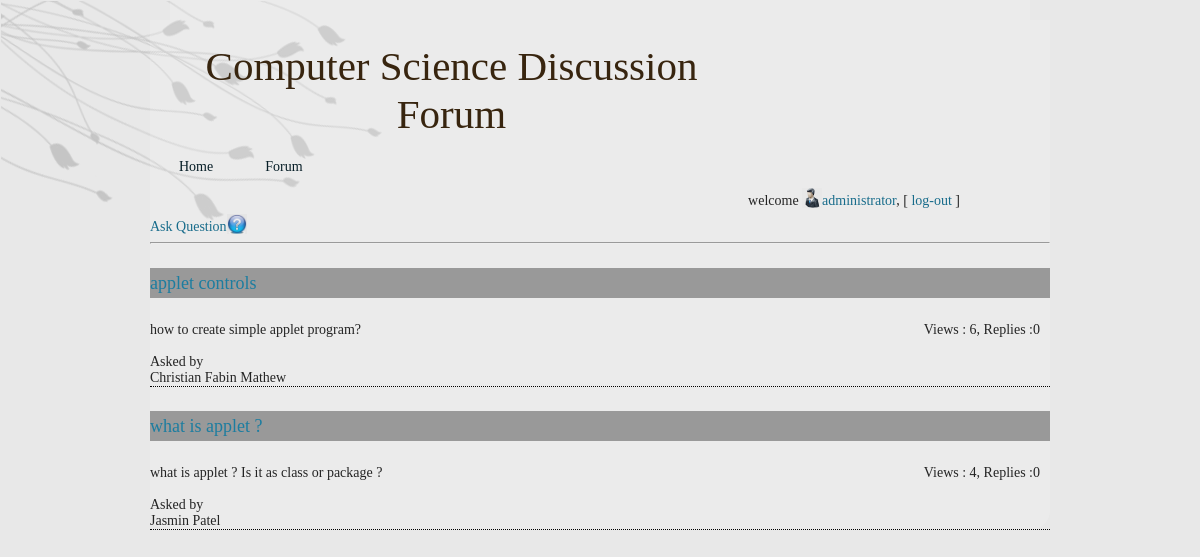
The app's page /questions.php?id=13 (signed in) with its own data.
### tables this page shows
CREATE TABLE `question` (
  `question_id` int(11) NOT NULL,
  `heading` varchar(50) NOT NULL,
  `question_detail` varchar(2000) NOT NULL,
  `datetime` timestamp NOT NULL DEFAULT CURRENT_TIMESTAMP,
  `user_id` int(11) NOT NULL,
  `subtopic_id` int(11) NOT NULL,
  `views` int(11) NOT NULL
);

CREATE TABLE `user` (
  `user_id` int(11) NOT NULL,
  `country` varchar(50) NOT NULL,
  `state` varchar(50) NOT NULL,
  `address` varchar(500) NOT NULL,
  `user_type` varchar(50) NOT NULL,
  `username` varchar(50) DEFAULT NULL,
  `fullname` varchar(50) DEFAULT NULL,
  `password` varchar(50) DEFAULT NULL,
  `user_acc_active` tinyint(1) DEFAULT NULL,
  `dob` date NOT NULL,
  `e_mail` varchar(100) DEFAULT NULL,
  `gender` varchar(20) NOT NULL,
  `uimg` varchar(255) NOT NULL,
  `isuser` tinyint(1) NOT NULL
);

### utility.php (called while the page is built, shortened)
<?php
	function ExecuteQuery ($SQL)
	{
		$rows = mysql_query ($SQL);
		return $rows;
	}
?>

### questions.php (the view, shortened to what this page needs)
<?php session_start();
	require("header.php");
	require("checkUser.php");
	$id=$_GET["id"];
?>
<a href="question.php?stid=<?php echo $id ?>">Ask Question<img src="res/images/askq.jpg"  class='imagedel'/></a>
<hr />
<?php
	$str="SELECT * FROM question, user WHERE question.user_id=user.user_id and subtopic_id=$id";
	$result=ExecuteQuery($str);
	$no_rows = mysql_num_rows($result);
	if ($no_rows > 0)
	{
		while($row = mysql_fetch_array($result))
		{
			$rowsc=ExecuteQuery("SELECT count(*) as counter from answer where question_id=$row[question_id]");
			$rowc = mysql_fetch_array($rowsc);
			$count = $rowc['counter'];
			echo "<h4>";
			echo "<span class='box2'>";
			echo "<span class='head'><a href='questionview.php?qid=$row[question_id]' >$row[heading]</a> </span>";
			echo "</span>";
			echo "</h4>";
			echo "$row[question_detail] <span class='view2'>Views : $row[views], Replies :$count</span>";
			echo "<br/><br/>";
			echo "Asked by<br/>$row[fullname]";
			echo "<br/><div class='line'></div>";
		}
	}
	else
	{
		echo "No questions at the moment";
	}
?>

### res/style.css (style rules this page uses)
.line { border-bottom:1px dotted black; }
.view2 { float:right; margin-right:10px; font-weight:normal; }
.box2 .head { display:block; height:30px; background-color:#999999; font-weight:bold; line-height:30px; }
.box2 { width: auto; background-color:#CCC; display:block; }
body { margin: 0 auto; padding: 0; background-color: #E8E8E8; }
a img { border: 0; }
body { font-family: Georgia, "Times New Roman", Times, Serif; font-size: 14px; color: #242424; }
a { font-family: Georgia, "Times New Roman", Times, Serif; text-decoration: none; color: #186C8B; }
a:link { font-family: Georgia, "Times New Roman", Times, Serif; text-decoration: none; color: #186C8B; }
h1, h2, h3, h4, h5, h6, h1 a, h2 a, h3 a, h4 a, h5 a, h6 a h1 a:hover, h2 a:hover, h3 a:hover, h4 a:hover, h5 a:hover, h6 a:hover h1 a:visited, h2 a:visited, h3 a:visited, h4 a:visited, h5 a:visited, h6 a:visited { font-weight: normal; font-style: normal; text-decoration: none; }
h4, h4 a, h4 a:link, h4 a:visited, h4 a:hover { font-family: Georgia, "Times New Roman", Times, Serif; font-size: 18px; color: #1C7DA0; }
.imagedel { height:20px; width:20px; vertical-align:text-top; vertical-align:text-bottom; }

### records on screen
question: heading "applet controls", question_detail "how to create simple applet program?", views "6", count "0", user.fullname "Christian Fabin Mathew"
question: heading "what is applet ?", question_detail "what is applet ? Is it as class or package ?", views "4", count "0", user.fullname "Jasmin Patel"

### other values on screen
$_SESSION["fn"] "administrator"
